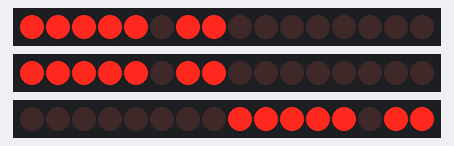
This sketch was run on a simulated Arduino Uno, built for the host (arithmetic inside an expression is 32-bit, double 64-bit). Shown: 3 × 16 shift-register outputs drawn as a row of LEDs (first output left, lit = HIGH). Wiring (inferred from the names in the program): 3 × 2 × shift register (74HC595): latch pin 8 / latch pin 9 / latch pin 10. Wiring (inferred from the signals the program sends): 3 × row of LEDs: on Q0, Q1, Q2, Q3, Q4, Q5, Q6, Q7, Q8, Q9, Q10, Q11, Q12, Q13, Q14, Q15 / on Q0, Q1, Q2, Q3, Q4, Q5, Q6, Q7, Q8, Q9, Q10, Q11, Q12, Q13, Q14, Q15 / on Q0, Q1, Q2, Q3, Q4, Q5, Q6, Q7, Q8, Q9, Q10, Q11, Q12, Q13, Q14, Q15.

Above: at 2.5 s.
At 5.15 s:
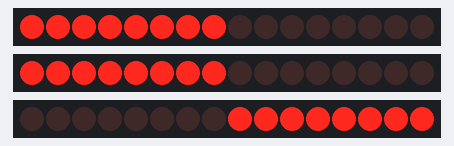
At 7.3 s:
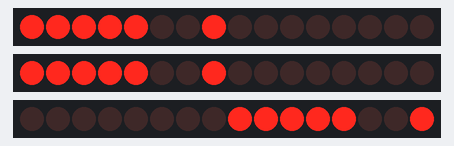
At 9.8 s:
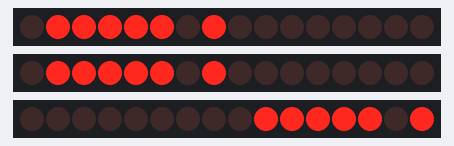
Timing chart, 0 to 15.3 s (numbered marks = the images above):
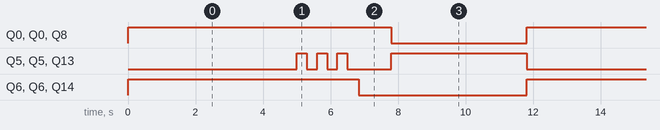

Measured:
- by itself, Q0, Q0, Q8: alternates HIGH for 7.8 s and LOW for 4.0 s
- by itself, Q5, Q5, Q13: repeats every 11.8 s: 2 × (LOW 0.30 s, HIGH 0.30 s), LOW 1.3 s, HIGH 4.0 s, LOW 5.0 s, HIGH 0.30 s
- by itself, Q6, Q6, Q14: alternates HIGH for 6.8 s and LOW for 5.0 s

The sketch:

Ardu8_11_TrafficLight.ino
```cpp
/*
  Робототехнический контроллер «Кибернетический»: светофор — конечный автомат

  Светофор на RGB-светодиоде: ЗЕЛЁНЫЙ → МИГАЮЩИЙ ЗЕЛЁНЫЙ → ЖЁЛТЫЙ → КРАСНЫЙ → ЗЕЛЁНЫЙ.
  Кнопка пешехода BUT1 сокращает зелёный. Состояние хранится в переменной state,
  переходы — в switch. Вместо delay() используется millis(), поэтому кнопка работает всегда.

  Плата в Arduino IDE: Arduino Uno. Кабель USB-C — в ВЕРХНИЙ разъём (Arduino).
  DIP-переключатель: DIP1 и DIP4 = OFF, DIP5 = ON (светодиоды).
*/

#include <SPI.h>

// ---------- Светодиоды и кнопки Arduino-части ----------
// Светодиоды подключены через сдвиговый регистр 74HC595, кнопки — через 74HC165.
// Оба регистра работают по шине SPI (D11 — данные, D12 — приём, D13 — такт).
const int LATCH_595 = 8;   // защёлка 74HC595
const int LOAD_165  = 9;   // «фотография» кнопок в 74HC165
const int EN_165    = 10;  // LOW — 74HC165 подключён к линии приёма SPI

// Номера битов: 1 — LED1, 2 — LED2, 4 — LED3, 8 — LED4, 16 — синий, 32 — зелёный, 64 — красный
const byte LED1 = 1, LED2 = 2, LED3 = 4, LED4 = 8;
const byte BLUE = 16, GREEN = 32, RED = 64;

// Зажечь светодиоды. В переменной leds 1 = горит.
// Регистр зажигает светодиод нулём, поэтому байт инвертируем (~).
void showLeds(byte leds) {
  digitalWrite(LATCH_595, LOW);
  SPI.transfer(~leds);
  digitalWrite(LATCH_595, HIGH);   // импульс на защёлке — байт появляется на выходах
}

// Прочитать кнопки: бит 0 — BUT1 … бит 3 — BUT4 (слева направо). 1 = нажата.
byte readButtons() {
  digitalWrite(LOAD_165, LOW);     // «сфотографировать» кнопки
  delayMicroseconds(5);
  digitalWrite(LOAD_165, HIGH);
  digitalWrite(EN_165, LOW);       // подключить регистр к линии приёма
  byte b = SPI.transfer(0);        // принять байт
  digitalWrite(EN_165, HIGH);
  return b & 0x0F;                 // нужны только 4 младших бита
}

void boardBegin() {
  pinMode(LATCH_595, OUTPUT);
  pinMode(LOAD_165, OUTPUT);
  pinMode(EN_165, OUTPUT);
  digitalWrite(LOAD_165, HIGH);
  digitalWrite(EN_165, HIGH);
  SPI.begin();
  showLeds(0);                     // всё погасить
}

// Состояния светофора — просто номера
const int GREEN_ON = 0, GREEN_BLINK = 1, YELLOW_ON = 2, RED_ON = 3;
int state = GREEN_ON;
unsigned long t0 = 0;              // когда вошли в текущее состояние

void setState(int s) {
  state = s;
  t0 = millis();
}

void setup() {
  boardBegin();
  setState(GREEN_ON);
}

void loop() {
  unsigned long t = millis() - t0; // сколько мс прошло в этом состоянии
  bool pedestrian = readButtons() & 1;

  switch (state) {
    case GREEN_ON:
      showLeds(GREEN);
      if (t > 5000 || (pedestrian && t > 1000)) setState(GREEN_BLINK);
      break;
    case GREEN_BLINK:
      showLeds((t / 300) % 2 ? GREEN : 0);  // мигание каждые 300 мс
      if (t > 1800) setState(YELLOW_ON);
      break;
    case YELLOW_ON:
      showLeds(RED | GREEN);               // жёлтый = красный + зелёный
      if (t > 1000) setState(RED_ON);
      break;
    case RED_ON:
      showLeds(RED | LED1);                // LED1 — «пешеходам можно идти»
      if (t > 4000) setState(GREEN_ON);
      break;
  }
}
```
